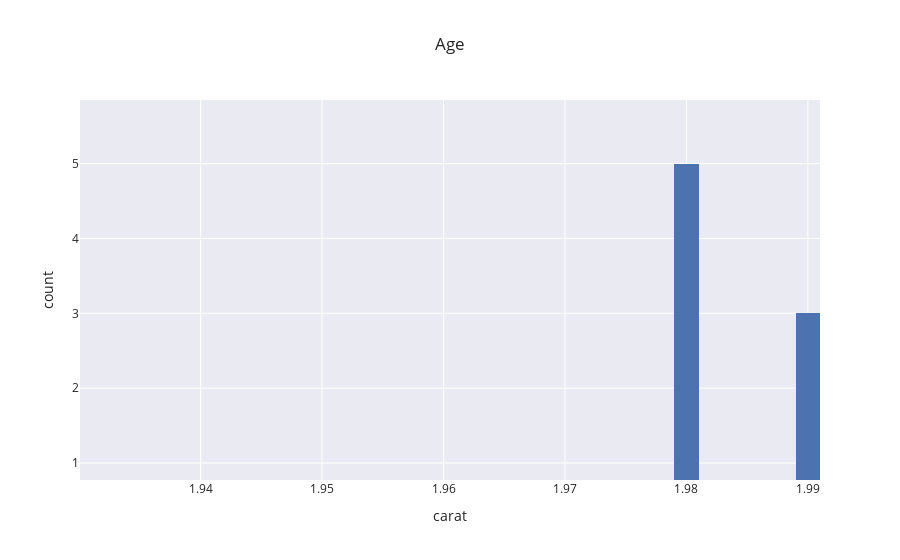

Notebook source saved alongside this figure:
### Code cell
fig=px.histogram(df.loc[df['marketing_carat']=='bad'], x='carat',nbins=1000,template='seaborn',title='Age',barmode='group')
fig.show()

### Figure 1 — Plotly figure (JSON) as saved in the notebook; plotly's stock layout.template omitted (floating-point values rounded to 4 significant figures)
{"data": [{"alignmentgroup": "True", "bingroup": "x", "hovertemplate": "carat=%{x}<br>count=%{y}<extra></extra>", "legendgroup": "", "marker": {"color": "rgb(76,114,176)"}, "name": "", "nbinsx": 1000, "offsetgroup": "", "orientation": "v", "showlegend": false, "type": "histogram", "x": [0.99, 0.99, 0.99, 1.98, 0.98, 1.99, 1.49, 0.99, 0.98, 0.99, 0.98, 0.98, 0.98, 1.48, 0.98, 1.49, 0.98, 0.99, 1.99, 0.98, 0.99, 1.49, 1.49, 0.98, 1.48, 1.49, 1.48, 0.99, 0.98, 0.98, 1.48, 1.49, 0.99, 0.99, 1.48, 0.98, 0.98, 0.99, 0.99, 0.98, 1.49, 1.49, 0.98, 0.99, 0.99, 0.98, 0.98, 1.98, 0.98, 1.99, 0.98, 1.49, 0.99, 0.98, 0.98, 0.98, 0.99, 1.98, 0.99, 1.98, 0.98, 0.99, 0.98, 1.48, 0.98, 1.48, 0.98, 0.98, 0.98, 1.49, 0.99, 0.98, 0.98, 0.99, 0.98, 0.99, 0.99, 1.49, 0.99, 1.98], "xaxis": "x", "yaxis": "y"}], "layout": {"autosize": true, "barmode": "group", "legend": {"tracegroupgap": 0}, "title": {"text": "Age"}, "xaxis": {"anchor": "y", "autorange": false, "domain": [0, 1], "range": [1.93, 1.991], "title": {"text": "carat"}, "type": "linear"}, "yaxis": {"anchor": "x", "autorange": false, "domain": [0, 1], "range": [0.7735, 5.85], "title": {"text": "count"}}}}
